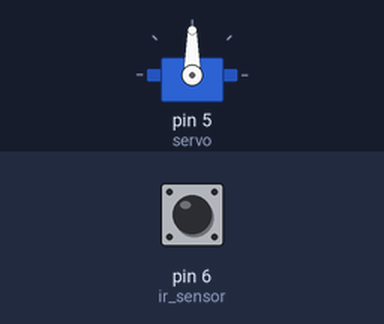
Recording of a sketch running on a simulated Arduino Uno, built with avr-gcc and run on an emulated ATmega328P. On the bench: servo. The test bench sets the inputs (shaded band); at power-on: pin 6 (ir_sensor) LOW. What the sketch prints to the serial monitor is not drawn.

Above: at 1.2 s.
1.3 s: pin 6 (ir_sensor) driven HIGH
At 1.45 s:
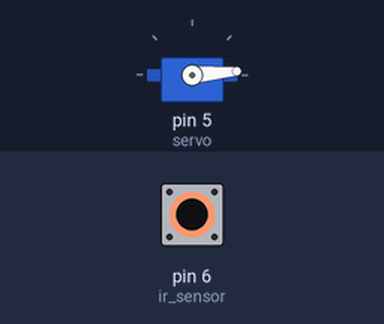
4.3 s: pin 6 (ir_sensor) driven LOW
At 5.5 s:
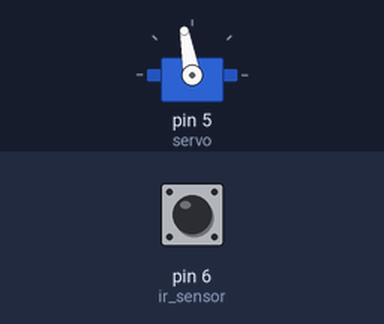
5.8 s: pin 6 (ir_sensor) driven HIGH
At 5.95 s:
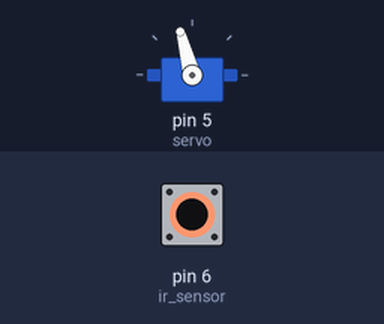
8.8 s: pin 6 (ir_sensor) pulsed LOW 2 times (0.12 s each, 0.3 s apart)
12.4 s: pin 6 (ir_sensor) pulsed LOW 5 times (0.12 s each, 0.3 s apart)
Timing chart, 0 to 17.9 s (numbered marks = the images above; inputs shaded):
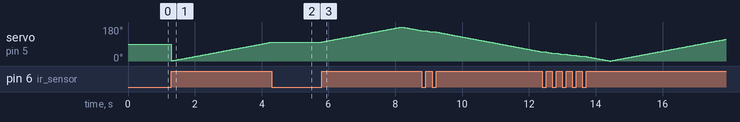

The sketch:

4.ino
```cpp
#include <Servo.h>

const int ir_sensor = 6;


Servo servo;
int angle = 0;
bool sweep = false;
bool direction = true;
int val = 0;
void setup() {
  servo.attach(5);
  // servo.write(angle);
  Serial.begin(9600);
  pinMode(ir_sensor,INPUT);
}

void loop() {
  int val = digitalRead(ir_sensor);
  // Serial.print(val);

  if (val == 1) {
      sweep = true;
      Serial.print("object detected");
  }
  if (val == 0) {
      sweep = false;
  }

  if (sweep == true) {
    if (direction && angle < 180) {
      angle++;
    } else if (!direction && angle > 0) {
      angle--;
    }

    if (angle >= 180) direction = false;
    if (angle <= 0) direction = true;

    servo.write(angle);
    delay(30);
  }
  }
```

Measured:
- after the input at 4.3 s, servo on pin 5 (servo): stays 100° (without the input it goes to 101° after 0.02 s)
- after the input at 5.8 s, servo on pin 5 (servo): rises from 100° to 180° in 2.4 s, then falls to 160° in 0.60 s
